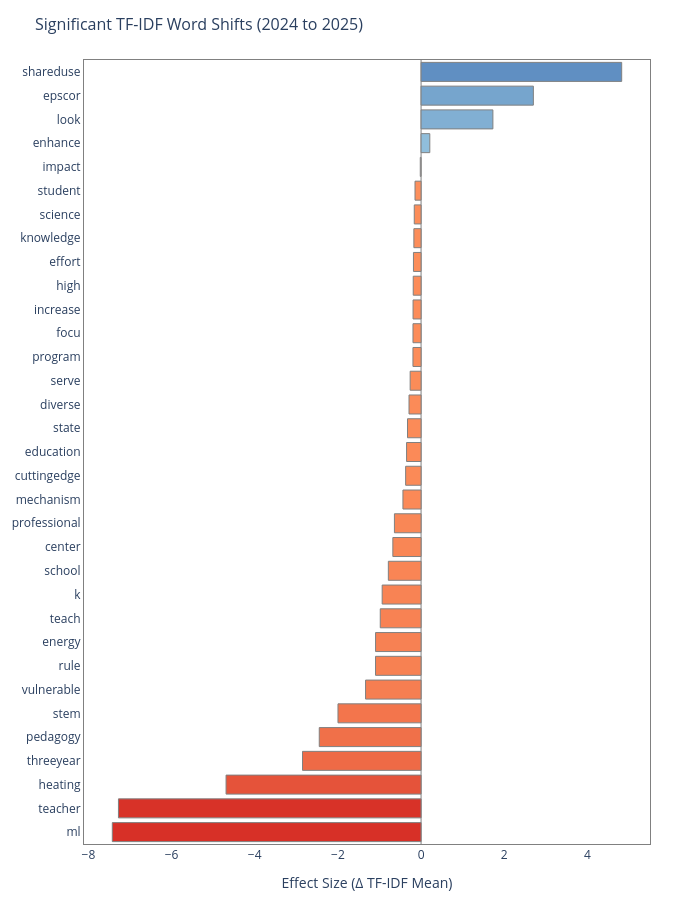

Notebook code cell kept with this figure:
### Code cell
import plotly.express as px
import pandas as pd

# Use a copy of your filtered data
top_words = sig_df_words[sig_df_words['significant']].copy()

# Sort by effect size and optionally limit to top N
top_words = top_words.sort_values('Effect_Size')
# top_words = pd.concat([top_words.nsmallest(15, 'Effect_Size'), top_words.nlargest(15, 'Effect_Size')])

# Create color column: reds for decreases, blues for increases
top_words['ColorValue'] = top_words['Effect_Size']
top_words['ColorGroup'] = top_words['Effect_Size'].apply(lambda x: 'decrease' if x < 0 else 'increase')

# Create Plotly bar chart
fig = px.bar(
    top_words,
    x='Effect_Size',
    y='Word',
    color='ColorValue',
    orientation='h',
    color_continuous_scale=[
        [0.0, "#d73027"],  # deep red
        [0.49, "#fc8d59"],  # light red
        [0.5, "#f7f7f7"],   # neutral (center)
        [0.51, "#91bfdb"],  # light blue
        [1.0, "#4575b4"]   # deep blue
    ],
    color_continuous_midpoint=0,
    labels={'Effect_Size': 'Effect Size (Δ TF-IDF Mean)'},
    title='Significant TF-IDF Word Shifts (2024 to 2025)'
)

# Add grey border to bars
fig.update_traces(
    marker_line_width=1,
    marker_line_color='gray'
)

fig.update_layout(
    plot_bgcolor='white',
    width=700,
    height=900,
    yaxis_title=None,
    xaxis_title='Effect Size (Δ TF-IDF Mean)',
    title_font_size=16,
    coloraxis_showscale=False,

    # NEW: axis lines for structure
    xaxis=dict(
        showline=True,
        linecolor='gray',
        linewidth=1,
        mirror=True,
        zeroline=True,
        zerolinecolor='gray',
        zerolinewidth=1
    ),
    yaxis=dict(
        showline=True,
        linecolor='gray',
        linewidth=1,
        mirror=True
    ),

    # Optional: remove extra margin around the plot
    margin=dict(l=50, r=50, t=60, b=50)
)


fig.show()

### Figure 1 — Plotly figure (JSON) as saved in the notebook; plotly's stock layout.template omitted (floating-point values rounded to 4 significant figures)
{"data": [{"hovertemplate": "Effect Size (Δ TF-IDF Mean)=%{x}<br>Word=%{y}<br>ColorValue=%{marker.color}<extra></extra>", "legendgroup": "", "marker": {"color": [-7.425, -7.277, -4.69, -2.851, -2.448, -1.998, -1.335, -1.095, -1.094, -0.9815, -0.9356, -0.7872, -0.6788, -0.6411, -0.436, -0.3711, -0.3491, -0.3263, -0.2901, -0.2625, -0.1952, -0.1944, -0.1925, -0.1888, -0.1833, -0.1729, -0.1638, -0.1455, -0.01887, 0.2101, 1.727, 2.7, 4.825], "coloraxis": "coloraxis", "line": {"color": "gray", "width": 1}, "pattern": {"shape": ""}}, "name": "", "orientation": "h", "showlegend": false, "textposition": "auto", "type": "bar", "x": [-7.425, -7.277, -4.69, -2.851, -2.448, -1.998, -1.335, -1.095, -1.094, -0.9815, -0.9356, -0.7872, -0.6788, -0.6411, -0.436, -0.3711, -0.3491, -0.3263, -0.2901, -0.2625, -0.1952, -0.1944, -0.1925, -0.1888, -0.1833, -0.1729, -0.1638, -0.1455, -0.01887, 0.2101, 1.727, 2.7, 4.825], "xaxis": "x", "y": ["ml", "teacher", "heating", "threeyear", "pedagogy", "stem", "vulnerable", "rule", "energy", "teach", "k", "school", "center", "professional", "mechanism", "cuttingedge", "education", "state", "diverse", "serve", "program", "focu", "increase", "high", "effort", "knowledge", "science", "student", "impact", "enhance", "look", "epscor", "shareduse"], "yaxis": "y"}], "layout": {"barmode": "relative", "coloraxis": {"cmid": 0, "colorbar": {"title": {"text": "ColorValue"}}, "colorscale": [[0, "#d73027"], [0.49, "#fc8d59"], [0.5, "#f7f7f7"], [0.51, "#91bfdb"], [1, "#4575b4"]], "showscale": false}, "height": 900, "legend": {"tracegroupgap": 0}, "margin": {"b": 50, "l": 50, "r": 50, "t": 60}, "plot_bgcolor": "white", "title": {"font": {"size": 16}, "text": "Significant TF-IDF Word Shifts (2024 to 2025)"}, "width": 700, "xaxis": {"anchor": "y", "domain": [0, 1], "linecolor": "gray", "linewidth": 1, "mirror": true, "showline": true, "title": {"text": "Effect Size (Δ TF-IDF Mean)"}, "zeroline": true, "zerolinecolor": "gray", "zerolinewidth": 1}, "yaxis": {"anchor": "x", "domain": [0, 1], "linecolor": "gray", "linewidth": 1, "mirror": true, "showline": true, "title": {}}}}
